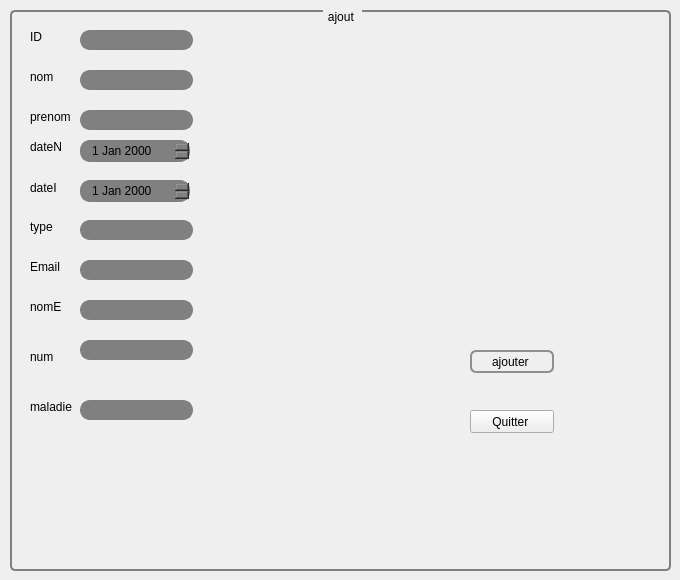
        <widget class="QWidget" name="tab">
         <attribute name="title">
          <string>ajouter cavalier </string>
         </attribute>
         <widget class="QGroupBox" name="groupBox">
          <property name="geometry">
           <rect>
            <x>10</x>
            <y>10</y>
            <width>661</width>
            <height>561</height>
           </rect>
          </property>
          <property name="styleSheet">
           <string notr="true">QGroupBox {
    background-color: qlineargradient(x1: 0, y1: 0, x2: 0, y2: 1,
                                      stop: 0 #E0E0E0, stop: 1 #FFFFFF);
    border: 2px solid gray;
    border-radius: 5px;
    margin-top: 1ex; /* leave space at the top for the title */
}

QGroupBox::title {
    subcontrol-origin: margin;
    subcontrol-position: top center; /* position at the top center */
    padding: 0 3px;
    background-color: qlineargradient(x1: 0, y1: 0, x2: 0, y2: 1,
                                      stop: 0 #FF0ECE, stop: 1 #FFFFFF);
}</string>
          </property>
          <property name="title">
           <string>ajout </string>
          </property>
          <widget class="QLabel" name="label">
           <property name="geometry">
            <rect>
             <x>20</x>
             <y>60</y>
             <width>47</width>
             <height>14</height>
            </rect>
           </property>
           <property name="styleSheet">
            <string notr="true">font: 25 8pt &quot;Footlight MT Light&quot;;</string>
           </property>
           <property name="text">
            <string>nom</string>
           </property>
          </widget>
          <widget class="QLabel" name="label_2">
           <property name="geometry">
            <rect>
             <x>20</x>
             <y>100</y>
             <width>47</width>
             <height>14</height>
            </rect>
           </property>
           <property name="styleSheet">
            <string notr="true">font: 25 8pt &quot;Footlight MT Light&quot;;</string>
           </property>
           <property name="text">
            <string>prenom</string>
           </property>
          </widget>
          <widget class="QLabel" name="label_3">
           <property name="geometry">
            <rect>
             <x>20</x>
             <y>130</y>
             <width>47</width>
             <height>14</height>
            </rect>
           </property>
           <property name="styleSheet">
            <string notr="true">font: 25 8pt &quot;Footlight MT Light&quot;;</string>
           </property>
           <property name="text">
            <string>dateN</string>
           </property>
          </widget>
          <widget class="QLabel" name="label_4">
           <property name="geometry">
            <rect>
             <x>20</x>
             <y>170</y>
             <width>41</width>
             <height>16</height>
            </rect>
           </property>
           <property name="styleSheet">
            <string notr="true">font: 25 8pt &quot;Footlight MT Light&quot;;</string>
           </property>
           <property name="text">
            <string>dateI</string>
           </property>
          </widget>
          <widget class="QLabel" name="label_5">
           <property name="geometry">
            <rect>
             <x>20</x>
             <y>210</y>
             <width>47</width>
             <height>14</height>
            </rect>
           </property>
           <property name="styleSheet">
            <string notr="true">font: 25 8pt &quot;Footlight MT Light&quot;;</string>
           </property>
           <property name="text">
            <string>type</string>
           </property>
          </widget>
          <widget class="QLabel" name="label_6">
           <property name="geometry">
            <rect>
             <x>20</x>
             <y>250</y>
             <width>47</width>
             <height>14</height>
            </rect>
           </property>
           <property name="styleSheet">
            <string notr="true">font: 25 8pt &quot;Footlight MT Light&quot;;</string>
           </property>
           <property name="text">
            <string>Email</string>
           </property>
          </widget>
          <widget class="QLabel" name="label_7">
           <property name="geometry">
            <rect>
             <x>20</x>
             <y>290</y>
             <width>47</width>
             <height>14</height>
            </rect>
           </property>
           <property name="styleSheet">
            <string notr="true">font: 25 8pt &quot;Footlight MT Light&quot;;</string>
           </property>
           <property name="text">
            <string>nomE</string>
           </property>
          </widget>
          <widget class="QLabel" name="label_8">
           <property name="geometry">
            <rect>
             <x>20</x>
             <y>340</y>
             <width>47</width>
             <height>14</height>
            </rect>
           </property>
           <property name="styleSheet">
            <string notr="true">font: 25 8pt &quot;Footlight MT Light&quot;;</string>
           </property>
           <property name="text">
            <string>num</string>
           </property>
          </widget>
          <widget class="QLabel" name="label_9">
           <property name="geometry">
            <rect>
             <x>20</x>
             <y>390</y>
             <width>47</width>
             <height>14</height>
            </rect>
           </property>
           <property name="styleSheet">
            <string notr="true">font: 25 8pt &quot;Footlight MT Light&quot;;</string>
           </property>
           <property name="text">
            <string>maladie</string>
           </property>
          </widget>
          <widget class="QLineEdit" name="nom">
           <property name="geometry">
            <rect>
             <x>70</x>
             <y>60</y>
             <width>113</width>
             <height>20</height>
            </rect>
           </property>
           <property name="styleSheet">
            <string notr="true">QLineEdit {
    border: 2px solid gray;
    border-radius: 10px;
    padding: 0 8px;
    background: grey;
    selection-background-color: darkgray;
}</string>
           </property>
          </widget>
          <widget class="QLineEdit" name="prenom">
           <property name="geometry">
            <rect>
             <x>70</x>
             <y>100</y>
             <width>113</width>
             <height>20</height>
            </rect>
           </property>
           <property name="styleSheet">
            <string notr="true">QLineEdit {
    border: 2px solid gray;
    border-radius: 10px;
    padding: 0 8px;
    background: grey;
    selection-background-color: darkgray;
}
</string>
           </property>
          </widget>
          <widget class="QLineEdit" name="type">
           <property name="geometry">
            <rect>
             <x>70</x>
             <y>210</y>
             <width>113</width>
             <height>20</height>
            </rect>
           </property>
           <property name="styleSheet">
            <string notr="true">QLineEdit {
    border: 2px solid gray;
    border-radius: 10px;
    padding: 0 8px;
    background: grey;
    selection-background-color: darkgray;
}

</string>
           </property>
          </widget>
          <widget class="QLineEdit" name="Email">
           <property name="geometry">
            <rect>
             <x>70</x>
             <y>250</y>
             <width>113</width>
             <height>20</height>
            </rect>
           </property>
           <property name="styleSheet">
            <string notr="true">QLineEdit {
    border: 2px solid gray;
    border-radius: 10px;
    padding: 0 8px;
    background: grey;
    selection-background-color: darkgray;
}
</string>
           </property>
          </widget>
          <widget class="QLineEdit" name="nomE">
           <property name="geometry">
            <rect>
             <x>70</x>
             <y>290</y>
             <width>113</width>
             <height>20</height>
            </rect>
           </property>
           <property name="styleSheet">
            <string notr="true">QLineEdit {
    border: 2px solid gray;
    border-radius: 10px;
    padding: 0 8px;
    background: grey;
    selection-background-color: darkgray;
}
</string>
           </property>
          </widget>
          <widget class="QLineEdit" name="num">
           <property name="geometry">
            <rect>
             <x>70</x>
             <y>330</y>
             <width>113</width>
             <height>20</height>
            </rect>
           </property>
           <property name="styleSheet">
            <string notr="true">QLineEdit {
    border: 2px solid gray;
    border-radius: 10px;
    padding: 0 8px;
    background: grey;
    selection-background-color: darkgray;
}
</string>
           </property>
          </widget>
          <widget class="QLineEdit" name="maladie">
           <property name="geometry">
            <rect>
             <x>70</x>
             <y>390</y>
             <width>113</width>
             <height>20</height>
            </rect>
           </property>
           <property name="styleSheet">
            <string notr="true">QLineEdit {
    border: 2px solid gray;
    border-radius: 10px;
    padding: 0 8px;
    background: grey;
    selection-background-color: darkgray;
}
</string>
           </property>
          </widget>
          <widget class="QDateEdit" name="dateN">
           <property name="geometry">
            <rect>
             <x>70</x>
             <y>130</y>
             <width>110</width>
             <height>22</height>
            </rect>
           </property>
           <property name="styleSheet">
            <string notr="true">QDateEdit {
    border: 2px solid gray;
    border-radius: 10px;
    padding: 0 8px;
    background: grey;
    selection-background-color: darkgray;
}
</string>
           </property>
           <property name="maximumDateTime">
            <datetime>
             <hour>23</hour>
             <minute>59</minute>
             <second>59</second>
             <year>2021</year>
             <month>12</month>
             <day>31</day>
            </datetime>
           </property>
          </widget>
          <widget class="QDateEdit" name="dateI">
           <property name="geometry">
            <rect>
             <x>70</x>
             <y>170</y>
             <width>110</width>
             <height>22</height>
            </rect>
           </property>
           <property name="styleSheet">
            <string notr="true">QDateEdit {
    border: 2px solid gray;
    border-radius: 10px;
    padding: 0 8px;
    background: grey;
    selection-background-color: darkgray;
}
</string>
           </property>
          </widget>
          <widget class="QPushButton" name="ajouter">
           <property name="geometry">
            <rect>
             <x>460</x>
             <y>340</y>
             <width>84</width>
             <height>23</height>
            </rect>
           </property>
           <property name="styleSheet">
            <string notr="true">QPushButton {
    border: 2px solid #8f8f91;
    border-radius: 6px;
    background-color: qlineargradient(x1: 0, y1: 0, x2: 0, y2: 1,
                                      stop: 0 #f6f7fa, stop: 1 #dadbde);
    min-width: 80px;
}

QPushButton:pressed {
    background-color: qlineargradient(x1: 0, y1: 0, x2: 0, y2: 1,
                                      stop: 0 #dadbde, stop: 1 #f6f7fa);
}

QPushButton:flat {
    border: none; /* no border for a flat push button */
}

QPushButton:default {
    border-color: navy; /* make the default button prominent */
}
</string>
           </property>
           <property name="text">
            <string>ajouter </string>
           </property>
           <property name="icon">
            <iconset resource="images.qrc">
             <normaloff>:/pics/verifier.png</normaloff>:/pics/verifier.png</iconset>
           </property>
          </widget>
          <widget class="QLabel" name="label_10">
           <property name="geometry">
            <rect>
             <x>20</x>
             <y>20</y>
             <width>47</width>
             <height>14</height>
            </rect>
           </property>
           <property name="styleSheet">
            <string notr="true">font: 25 8pt &quot;Footlight MT Light&quot;;</string>
           </property>
           <property name="text">
            <string>ID</string>
           </property>
          </widget>
          <widget class="QLineEdit" name="ID">
           <property name="geometry">
            <rect>
             <x>70</x>
             <y>20</y>
             <width>113</width>
             <height>20</height>
            </rect>
           </property>
           <property name="styleSheet">
            <string notr="true">QLineEdit {
    border: 2px solid gray;
    border-radius: 10px;
    padding: 0 8px;
    background: grey;
    selection-background-color: darkgray;
}
</string>
           </property>
          </widget>
          <widget class="QLabel" name="label_40">
           <property name="geometry">
            <rect>
             <x>260</x>
             <y>140</y>
             <width>151</width>
             <height>121</height>
            </rect>
           </property>
           <property name="styleSheet">
            <string notr="true">
image: url(:/pics/planning.png);</string>
           </property>
           <property name="text">
            <string/>
           </property>
          </widget>
          <widget class="QPushButton" name="pushButton_5">
           <property name="geometry">
            <rect>
             <x>460</x>
             <y>400</y>
             <width>84</width>
             <height>23</height>
            </rect>
           </property>
           <property name="styleSheet">
            <string notr="true">QPushButton {
    border: 2px solid #8f8f91;
    border-radius: 6px;
    background-color: qlineargradient(x1: 0, y1: 0, x2: 0, y2: 1,
                                      stop: 0 #f6f7fa, stop: 1 #dadbde);
    min-width: 80px;
}

QPushButton:pressed {
    background-color: qlineargradient(x1: 0, y1: 0, x2: 0, y2: 1,
                                      stop: 0 #dadbde, stop: 1 #f6f7fa);
}

QPushButton:flat {
    border: none; /* no border for a flat push button */
}

QPushButton:default {
    border-color: navy; /* make the default button prominent */
}
border-image: url(:/Downloads/quitter.png);</string>
           </property>
           <property name="text">
            <string>Quitter </string>
           </property>
           <property name="icon">
            <iconset resource="images.qrc">
             <normaloff>:/Downloads/quitter.png</normaloff>:/Downloads/quitter.png</iconset>
           </property>
          </widget>
          <widget class="QLabel" name="label_43">
           <property name="geometry">
            <rect>
             <x>540</x>
             <y>20</y>
             <width>101</width>
             <height>81</height>
            </rect>
           </property>
           <property name="styleSheet">
            <string notr="true">image: url(:/pics/Watercolour unicorn head wall sticker, unicorn wall decal, rainbow room decor, unicorn room decor.jpeg);</string>
           </property>
           <property name="text">
            <string/>
           </property>
          </widget>
         </widget>
        </widget>
